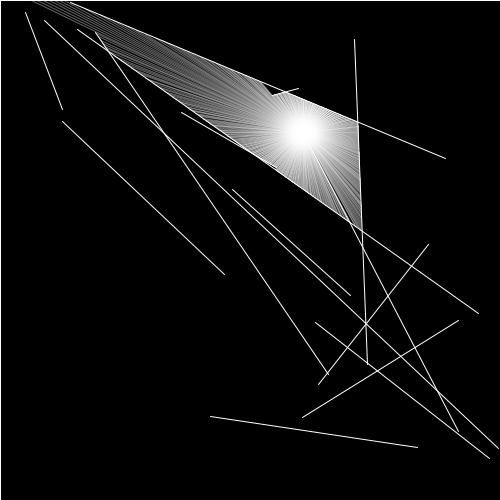
Frame 1 (no input)
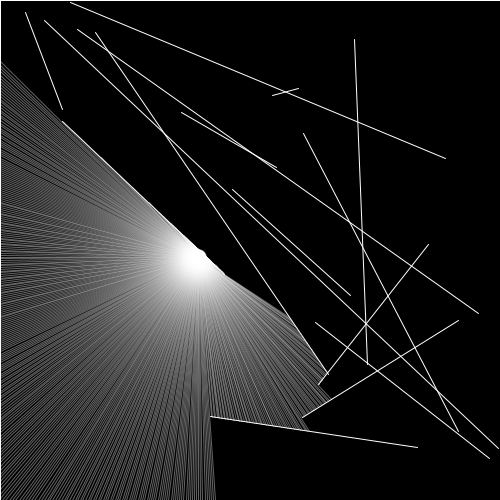
Frame 60 (the mouse pressed at the canvas centre just before this capture)
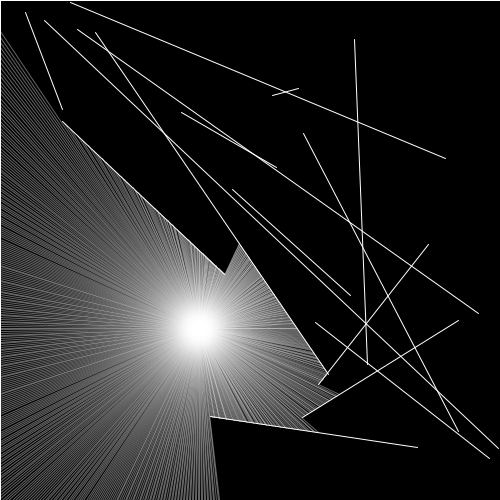
Frame 120 (the mouse held since frame 60 and released just before this capture)

The Processing sketch that drew these frames (run headless with seeded random() and noise(); from frame 60 on, the mouse is pressed at the canvas centre):

// Processing sketch: Raycasting2D
// ── Raycasting2D.pde
import java.util.Random;

Boundary[] walls = new Boundary[19];
Particle particle;

float xoff = 0;
float yoff = 1000;

void setup() {
  size(500, 500);
  
  walls[0] = new Boundary(0, 0, width, 0);
  walls[1] = new Boundary(width, 0, width, height);
  walls[2] = new Boundary(width, height, 0, height);
  walls[3] = new Boundary(0, height, 0, 0);
  for (int i=4;i<19;i++) {
    Random random = new Random();
    float x1 = random.nextFloat() * width;
    float x2 = random.nextFloat() * width;
    float y1 = random.nextFloat() * height;
    float y2 = random.nextFloat() * height;
    walls[i] = new Boundary(x1, y1, x2, y2);
  }
  particle = new Particle();
}

void draw() {
  background(0);
  
  for (Boundary wall : walls) wall.show();
  
  particle.update(noise(xoff) * width, noise(yoff) * height);
  particle.lookAt(walls);
  particle.show();
  
  xoff += 0.01;
  yoff += 0.01;
}

// ── boundary.pde
class Boundary {
  PVector a, b;
  
  Boundary(float x1, float y1, float x2, float y2) {
    this.a = new PVector(x1, y1);
    this.b = new PVector(x2, y2);
  }
  
  void show() {
    stroke(255);
    line(a.x, a.y, b.x, b.y);
  }
}

// ── particle.pde
class Particle {
  PVector pos;
  Ray[] rays = new Ray[360 * 2];
  
  Particle() {
    this.pos = new PVector(width / 2, height / 2);
    for (int i=0;i<360*2;i++) {
      this.rays[i] = new Ray(pos, i * PI / (180 * 2));
    }
  }
  
  void update(float x, float y) {
    pos.set(x, y);
  }
  
  void lookAt(Boundary[] walls) {
    for (Ray ray : rays) {
      PVector closest = null;
      float record = Float.MAX_VALUE;
      for (Boundary wall : walls) {
        final PVector pt = ray.cast(wall);
        if (pt != null) {
          final float d = PVector.dist(pos, pt);
          if (d < record) {
            record = d;
            closest = pt;
          }
        }
      }
      if (closest != null) {
        stroke(255, 100);
        line(pos.x, pos.y, closest.x, closest.y);
      }
    }
  }
  
  void show() {
    //fill(255, 0, 0);
    ellipse(pos.x, pos.y, 15, 15);
    /*for (Ray ray : rays) {
      ray.show();
    }*/
  }
}

// ── ray.pde
class Ray {
  PVector pos, dir;
  
  Ray(PVector pos, float angle) {
    this.pos = pos;
    this.dir = new PVector(sin(angle), cos(angle));
  }
  
  void lookAt(float x, float y) {
    dir.x = x - pos.x;
    dir.y = y - pos.y;
    dir.normalize();
  }
  
  /*void show() {
    stroke(255);
    push();
    translate(pos.x, pos.y);
    line(0, 0, dir.x * 15, dir.y * 15);
    pop();
  }*/
  
  PVector cast(Boundary wall) {
    final float x1 = wall.a.x;
    final float y1 = wall.a.y;
    final float x2 = wall.b.x;
    final float y2 = wall.b.y;
    
    final float x3 = pos.x;
    final float y3 = pos.y;
    final float x4 = pos.x + dir.x;
    final float y4 = pos.y + dir.y;
    
    final float den = (x1 - x2) * (y3 - y4) - (y1 - y2) * (x3 - x4);
    if (den == 0) return null;
    
    final float t = ((x1 - x3) * (y3 - y4) - (y1 - y3) * (x3 - x4)) / den;
    final float u = ((y1 - y2) * (x1 - x3) - (x1 - x2) * (y1 - y3)) / den;
    
    if (t > 0 && t < 1 && u > 0) {
      final PVector pt = new PVector();
      
      pt.x = x1 + t * (x2 - x1);
      pt.y = y1 + t * (y2 - y1);
      
      return pt;
    } else {
      return null;
    }
  }
}
